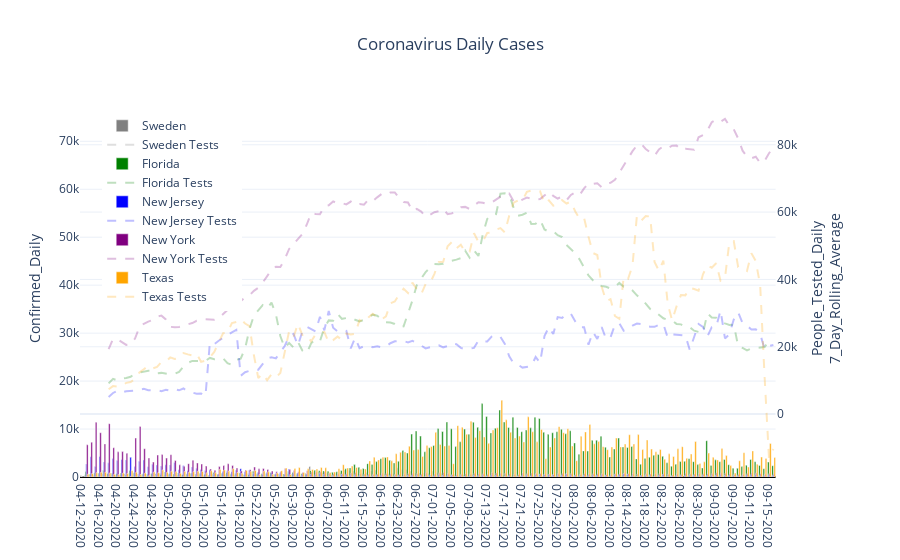

Source (notebook cell):
### Code cell
fig = make_subplots(specs=[[{'secondary_y':True}]])
for mycountry in countries_list:
    fig.add_trace(go.Bar(x=country_df[country_df['Country_Region']==mycountry]['Date'],
                               y=country_df[country_df['Country_Region']==mycountry]['Confirmed_Daily'],
                               name = rename_dict[mycountry],
                               marker = {'color':colors_dict[mycountry]},width = 0.35),
                  secondary_y = False)
    fig.add_trace(go.Scatter(x=country_df[country_df['Country_Region']==mycountry]['Date'],
                               y=country_df[country_df['Country_Region']==mycountry]['People_Tested_Daily_7_Day_Rolling_Average'],
                               name = rename_dict[mycountry] + ' Tests',
                               line = {'color':colors_dict[mycountry],
                                       'dash':'dash'},
                               opacity = 0.25),
                  secondary_y = True)
fig.update_layout(showlegend = True,
                legend= dict(x=0.03,y=0.97),
                title='Coronavirus Daily Cases',
                title_x= 0.5,
                yaxis={'title':'Confirmed_Daily',
                       'range': [0.0,country_df['Confirmed_Daily'].max()+300.0],
                       'zeroline':True,'zerolinecolor':'#000000','zerolinewidth':2.0},
                template='plotly_white')
fig.update_yaxes(title_text='People_Tested_Daily<br>7_Day_Rolling_Average',secondary_y=True)
fig.show()
myfilename = r'C:\__YOUTUBE__\__POLITICS__\Coronavirus\outputdata\6-CV_Daily_Cases.png'
fig.write_image(myfilename,width = 852,height = 480, scale = 2.0)
print('Static Image:')
Image(filename=myfilename)

### Figure 1 — Plotly figure (JSON) as saved in the notebook; plotly's stock layout.template omitted (floating-point values rounded to 4 significant figures; data arrays with more than 128 entries replaced by an {"elided": "..."} marker saying what was removed)
{"data": [{"marker": {"color": "grey"}, "name": "Sweden", "type": "bar", "width": 0.35, "x": {"elided": "158 str values"}, "xaxis": "x", "y": {"elided": "158 int values"}, "yaxis": "y"}, {"line": {"color": "grey", "dash": "dash"}, "name": "Sweden Tests", "opacity": 0.25, "type": "scatter", "x": {"elided": "158 str values"}, "xaxis": "x", "y": {"elided": "158 null values"}, "yaxis": "y2"}, {"marker": {"color": "green"}, "name": "Florida", "type": "bar", "width": 0.35, "x": {"elided": "158 str values"}, "xaxis": "x", "y": {"elided": "158 int values"}, "yaxis": "y"}, {"line": {"color": "green", "dash": "dash"}, "name": "Florida Tests", "opacity": 0.25, "type": "scatter", "x": {"elided": "158 str values"}, "xaxis": "x", "y": {"elided": "158 float values"}, "yaxis": "y2"}, {"marker": {"color": "blue"}, "name": "New Jersey", "type": "bar", "width": 0.35, "x": {"elided": "158 str values"}, "xaxis": "x", "y": {"elided": "158 int values"}, "yaxis": "y"}, {"line": {"color": "blue", "dash": "dash"}, "name": "New Jersey Tests", "opacity": 0.25, "type": "scatter", "x": {"elided": "158 str values"}, "xaxis": "x", "y": {"elided": "158 float values"}, "yaxis": "y2"}, {"marker": {"color": "purple"}, "name": "New York", "type": "bar", "width": 0.35, "x": {"elided": "158 str values"}, "xaxis": "x", "y": {"elided": "158 int values"}, "yaxis": "y"}, {"line": {"color": "purple", "dash": "dash"}, "name": "New York Tests", "opacity": 0.25, "type": "scatter", "x": {"elided": "158 str values"}, "xaxis": "x", "y": {"elided": "158 float values"}, "yaxis": "y2"}, {"marker": {"color": "orange"}, "name": "Texas", "type": "bar", "width": 0.35, "x": {"elided": "158 str values"}, "xaxis": "x", "y": {"elided": "158 int values"}, "yaxis": "y"}, {"line": {"color": "orange", "dash": "dash"}, "name": "Texas Tests", "opacity": 0.25, "type": "scatter", "x": {"elided": "158 str values"}, "xaxis": "x", "y": {"elided": "158 float values"}, "yaxis": "y2"}], "layout": {"legend": {"x": 0.03, "y": 0.97}, "showlegend": true, "title": {"text": "Coronavirus Daily Cases", "x": 0.5}, "xaxis": {"anchor": "y", "domain": [0, 0.94]}, "yaxis": {"anchor": "x", "domain": [0, 1], "range": [0, 78610], "title": {"text": "Confirmed_Daily"}, "zeroline": true, "zerolinecolor": "#000000", "zerolinewidth": 2}, "yaxis2": {"anchor": "x", "overlaying": "y", "side": "right", "title": {"text": "People_Tested_Daily<br>7_Day_Rolling_Average"}}}}
